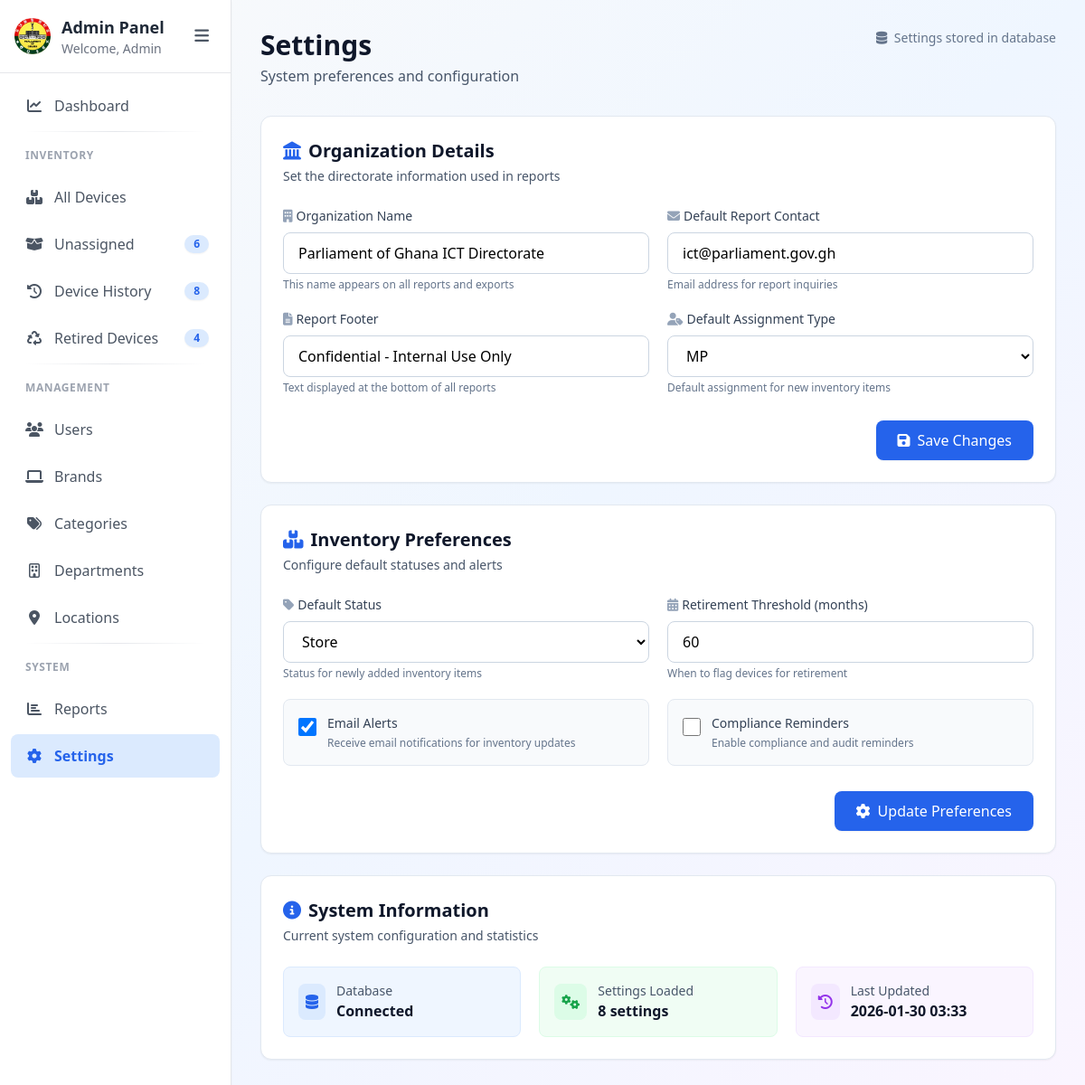
The page /settings.php on the database its author committed.
### tables this page shows
CREATE TABLE `settings` (
  `id` int(11) NOT NULL,
  `setting_key` varchar(100) NOT NULL,
  `setting_value` text DEFAULT NULL,
  `setting_type` enum('text','number','boolean','select') DEFAULT 'text',
  `category` enum('organization','inventory','system') DEFAULT 'system',
  `label` varchar(200) DEFAULT NULL,
  `description` text DEFAULT NULL,
  `options` text DEFAULT NULL,
  `created_at` timestamp NULL DEFAULT current_timestamp(),
  `updated_at` timestamp NULL DEFAULT current_timestamp() ON UPDATE current_timestamp()
);

### settings.php (the view, shortened to what this page needs)
<?php
$database = new Database();
$conn = $database->getConnection();
function getSettings($conn, $category = null) {
    $settings = [];
    $query = "SELECT setting_key, setting_value, setting_type, category, label, description, options
              FROM settings";
    if ($category) {
        $query .= " WHERE category = ?";
    }
    $query .= " ORDER BY category, setting_key";
    if ($category) {
        $stmt = mysqli_prepare($conn, $query);
        mysqli_stmt_bind_param($stmt, "s", $category);
        mysqli_stmt_execute($stmt);
        $result = mysqli_stmt_get_result($stmt);
    } else {
        $result = mysqli_query($conn, $query);
    }
    if ($result) {
        while ($row = mysqli_fetch_assoc($result)) {
            $value = $row['setting_value'];
            switch ($row['setting_type']) {
                case 'number':
                    $value = (int)$value;
                    break;
                case 'boolean':
                    $value = (bool)$value;
                    break;
                case 'select':
                    break;
                default:
                    $value = htmlspecialchars($value);
            }
            $settings[$row['setting_key']] = [
                'value' => $value,
                'type' => $row['setting_type'],
                'category' => $row['category'],
                'label' => $row['label'],
                'description' => $row['description'],
                'options' => $row['options'] ? explode(',', $row['options']) : []
            ];
        }
    }
    return $settings;
}
$allSettings = getSettings($conn);
$orgSettings = getSettings($conn, 'organization');
$invSettings = getSettings($conn, 'inventory');
function getSettingValue($settings, $key, $default = '') {
    return $settings[$key]['value'] ?? $default;
}
function isChecked($settings, $key) {
    return isset($settings[$key]) && $settings[$key]['value'] ? 'checked' : '';
}
?>
<!DOCTYPE html>
<html lang="en">
<head>
    <script src="https://cdn.tailwindcss.com"></script>
    <link rel="stylesheet" href="https://cdnjs.cloudflare.com/ajax/libs/font-awesome/6.5.1/css/all.min.css">
</head>
<body class="bg-gradient-to-br from-gray-50 via-blue-50 to-purple-50 min-h-screen flex">
    <?php
    $sidebarPath = './sidebar.php';
    if (file_exists($sidebarPath)) {
        include $sidebarPath;
    } else {
        echo '<div class="fixed left-0 top-0 h-full w-64 bg-white shadow-lg">';
        echo '<div class="p-6">';
        echo '<h2 class="text-xl font-bold text-blue-600">Parliament ICT</h2>';
        echo '</div></div>';
    }
    ?>
    <main id="mainContent" class="flex-1 transition-all duration-300 ml-64 p-8">
        <header class="mb-8 flex flex-col sm:flex-row sm:justify-between sm:items-start gap-4">
            <div>
                <h1 class="text-3xl font-bold text-slate-900">Settings</h1>
                <p class="text-slate-600 mt-1">System preferences and configuration</p>
            </div>
            <div class="text-sm text-slate-500">
                <i class="fas fa-database mr-1"></i>
                Settings stored in database
            </div>
        </header>
        <section class="bg-white rounded-xl shadow-sm border border-slate-200 p-6 mb-6 fade-in">
            <div class="mb-6">
                <h2 class="text-xl font-semibold text-slate-900">
                    <i class="fas fa-landmark text-blue-600 mr-2"></i>Organization Details
                </h2>
                <p class="text-slate-600 text-sm mt-1">Set the directorate information used in reports</p>
            </div>
            <form id="orgForm" method="POST" class="space-y-5">
                <div class="grid grid-cols-1 md:grid-cols-2 gap-5">
                    <div>
                        <label class="block text-sm font-medium text-slate-700 mb-2">
                            <i class="fas fa-building text-slate-400 mr-1"></i>Organization Name
                        </label>
                        <input type="text" name="org_name" id="orgName" required
                            class="w-full px-4 py-2.5 border border-slate-300 rounded-lg focus:ring-2 focus:ring-blue-500 focus:border-transparent transition"
                            value="<?php echo getSettingValue($orgSettings, 'org_name', 'Parliament of Ghana ICT Directorate'); ?>">
                        <p class="text-xs text-slate-500 mt-1">This name appears on all reports and exports</p>
                    </div>
                    <div>
                        <label class="block text-sm font-medium text-slate-700 mb-2">
                            <i class="fas fa-envelope text-slate-400 mr-1"></i>Default Report Contact
                        </label>
                        <input type="email" name="org_contact" id="orgContact" required
                            class="w-full px-4 py-2.5 border border-slate-300 rounded-lg focus:ring-2 focus:ring-blue-500 focus:border-transparent transition"
                            value="<?php echo getSettingValue($orgSettings, 'org_contact', 'ict@parliament.gov.gh'); ?>">
                        <p class="text-xs text-slate-500 mt-1">Email address for report inquiries</p>
                    </div>
                    <div>
                        <label class="block text-sm font-medium text-slate-700 mb-2">
                            <i class="fas fa-file-alt text-slate-400 mr-1"></i>Report Footer
                        </label>
                        <input type="text" name="org_footer" id="orgFooter"
                            class="w-full px-4 py-2.5 border border-slate-300 rounded-lg focus:ring-2 focus:ring-blue-500 focus:border-transparent transition"
                            value="<?php echo getSettingValue($orgSettings, 'org_footer', 'Confidential - Internal Use Only'); ?>">
                        <p class="text-xs text-slate-500 mt-1">Text displayed at the bottom of all reports</p>
                    </div>
                    <div>
                        <label class="block text-sm font-medium text-slate-700 mb-2">
                            <i class="fas fa-user-tag text-slate-400 mr-1"></i>Default Assignment Type
                        </label>
                        <select name="org_assignment" id="orgAssignment"
                            class="w-full px-4 py-2.5 border border-slate-300 rounded-lg focus:ring-2 focus:ring-blue-500 focus:border-transparent transition bg-white">
                            <?php
                            $assignmentValue = getSettingValue($orgSettings, 'org_assignment', 'MP');
                            $assignmentOptions = $orgSettings['org_assignment']['options'] ?? ['MP', 'Staff', 'Office'];
                            foreach ($assignmentOptions as $option):
                            ?>
                            <option value="<?php echo htmlspecialchars($option); ?>"
                                <?php echo $assignmentValue === $option ? 'selected' : ''; ?>>
                                <?php echo htmlspecialchars($option); ?>
                            </option>
                            <?php endforeach; ?>
                        </select>
                        <p class="text-xs text-slate-500 mt-1">Default assignment for new inventory items</p>
                    </div>
                </div>
                <div class="flex justify-end pt-2">
                    <button type="submit"
                        class="px-6 py-2.5 bg-blue-600 hover:bg-blue-700 text-white rounded-lg transition shadow-sm font-medium flex items-center gap-2">
                        <i class="fas fa-save"></i>Save Changes
                    </button>
                </div>
            </form>
        </section>
        <section class="bg-white rounded-xl shadow-sm border border-slate-200 p-6 fade-in">
            <div class="mb-6">
                <h2 class="text-xl font-semibold text-slate-900">
                    <i class="fas fa-boxes text-blue-600 mr-2"></i>Inventory Preferences
                </h2>
                <p class="text-slate-600 text-sm mt-1">Configure default statuses and alerts</p>
            </div>
            <form id="prefsForm" method="POST" class="space-y-5">
                <div class="grid grid-cols-1 md:grid-cols-2 gap-5">
                    <div>
                        <label class="block text-sm font-medium text-slate-700 mb-2">
                            <i class="fas fa-tag text-slate-400 mr-1"></i>Default Status
                        </label>
                        <select name="inv_default_status" id="prefsStatus"
                            class="w-full px-4 py-2.5 border border-slate-300 rounded-lg focus:ring-2 focus:ring-blue-500 focus:border-transparent transition bg-white">
                            <?php
                            $statusValue = getSettingValue($invSettings, 'inv_default_status', 'In Use');
                            $statusOptions = $invSettings['inv_default_status']['options'] ?? ['In Use', 'Store', 'Faulty', 'Retired'];
                            foreach ($statusOptions as $option):
                            ?>
                            <option value="<?php echo htmlspecialchars($option); ?>"
                                <?php echo $statusValue === $option ? 'selected' : ''; ?>>
                                <?php echo htmlspecialchars($option); ?>
                            </option>
                            <?php endforeach; ?>
                        </select>
                        <p class="text-xs text-slate-500 mt-1">Status for newly added inventory items</p>
                    </div>
                    <div>
                        <label class="block text-sm font-medium text-slate-700 mb-2">
                            <i class="fas fa-calendar-alt text-slate-400 mr-1"></i>Retirement Threshold (months)
                        </label>
                        <input type="number" name="inv_retirement_threshold" id="prefsThreshold" min="1" max="120" required
                            class="w-full px-4 py-2.5 border border-slate-300 rounded-lg focus:ring-2 focus:ring-blue-500 focus:border-transparent transition"
                            value="<?php echo getSettingValue($invSettings, 'inv_retirement_threshold', 36); ?>">
                        <p class="text-xs text-slate-500 mt-1">When to flag devices for retirement</p>
                    </div>
                    <div class="flex items-start gap-3 p-4 bg-slate-50 rounded-lg border border-slate-200">
                        <input type="checkbox" name="inv_email_alerts" id="prefsEmailAlerts"
                            class="w-5 h-5 text-blue-600 rounded focus:ring-2 focus:ring-blue-500 mt-1"
                            <?php echo isChecked($invSettings, 'inv_email_alerts'); ?>>
                        <div>
                            <label for="prefsEmailAlerts" class="block text-sm font-medium text-slate-700">Email Alerts</label>
                            <p class="text-xs text-slate-500 mt-1">Receive email notifications for inventory updates</p>
                        </div>
                    </div>
                    <div class="flex items-start gap-3 p-4 bg-slate-50 rounded-lg border border-slate-200">
                        <input type="checkbox" name="inv_compliance_reminders" id="prefsCompliance"
                            class="w-5 h-5 text-blue-600 rounded focus:ring-2 focus:ring-blue-500 mt-1"
                            <?php echo isChecked($invSettings, 'inv_compliance_reminders'); ?>>
                        <div>
                            <label for="prefsCompliance" class="block text-sm font-medium text-slate-700">Compliance Reminders</label>
                            <p class="text-xs text-slate-500 mt-1">Enable compliance and audit reminders</p>
                        </div>
                    </div>
                </div>
                <div class="flex justify-end pt-2">
                    <button type="submit"
                        class="px-6 py-2.5 bg-blue-600 hover:bg-blue-700 text-white rounded-lg transition shadow-sm font-medium flex items-center gap-2">
                        <i class="fas fa-cog"></i>Update Preferences
                    </button>
                </div>
            </form>
        </section>
        <section class="bg-white rounded-xl shadow-sm border border-slate-200 p-6 mt-6 fade-in">
            <div class="mb-6">
                <h2 class="text-xl font-semibold text-slate-900">
                    <i class="fas fa-info-circle text-blue-600 mr-2"></i>System Information
                </h2>
                <p class="text-slate-600 text-sm mt-1">Current system configuration and statistics</p>
            </div>
            <div class="grid grid-cols-1 md:grid-cols-3 gap-5">
                <div class="p-4 bg-blue-50 rounded-lg border border-blue-100">
                    <div class="flex items-center gap-3">
                        <div class="p-2 bg-blue-100 rounded-lg">
                            <i class="fas fa-database text-blue-600"></i>
                        </div>
                        <div>
                            <p class="text-sm text-slate-600">Database</p>
                            <p class="font-semibold text-slate-900">Connected</p>
                        </div>
                    </div>
                </div>
                <div class="p-4 bg-green-50 rounded-lg border border-green-100">
                    <div class="flex items-center gap-3">
                        <div class="p-2 bg-green-100 rounded-lg">
                            <i class="fas fa-cogs text-green-600"></i>
                        </div>
                        <div>
                            <p class="text-sm text-slate-600">Settings Loaded</p>
                            <p class="font-semibold text-slate-900"><?php echo count($allSettings); ?> settings</p>
                        </div>
                    </div>
                </div>
                <div class="p-4 bg-purple-50 rounded-lg border border-purple-100">
                    <div class="flex items-center gap-3">
                        <div class="p-2 bg-purple-100 rounded-lg">
                            <i class="fas fa-history text-purple-600"></i>
                        </div>
                        <div>
                            <p class="text-sm text-slate-600">Last Updated</p>
                            <p class="font-semibold text-slate-900">
                                <?php
                                $lastUpdateQuery = "SELECT MAX(updated_at) as last_update FROM settings";
                                $result = mysqli_query($conn, $lastUpdateQuery);
                                if ($result && $row = mysqli_fetch_assoc($result)) {
                                    echo $row['last_update'] ? date('Y-m-d H:i', strtotime($row['last_update'])) : 'Never';
                                } else {
                                    echo 'Unknown';
                                }
                                ?>
                            </p>
                        </div>
                    </div>
                </div>
            </div>
        </section>
    </main>
</body>
</html>

### settings.php (style rules this page uses)
.fade-in { animation: fadeIn 0.3s ease-in-out; }

### sidebar.php (style rules this page uses)
#mainContent { margin-left: 16rem; transition: margin-left 0.3s ease; }

### rows shown on the page
settings: org_name "Parliament of Ghana ICT Directorate"
settings: org_contact "ict@parliament.gov.gh"
settings: org_footer "Confidential - Internal Use Only"
settings: org_assignment "MP"
settings: inv_default_status "Store"
settings: inv_retirement_threshold "60"

### other values the page prints
$_SESSION['full_name'] "Admin"
$unassignedCount "6"
$historyCount "8"
$retiredCount "4"
count($allSettings) "8"
date('Y-m-d H:i', strtotime($row['last_update'])) "2026-01-30 03:33"
